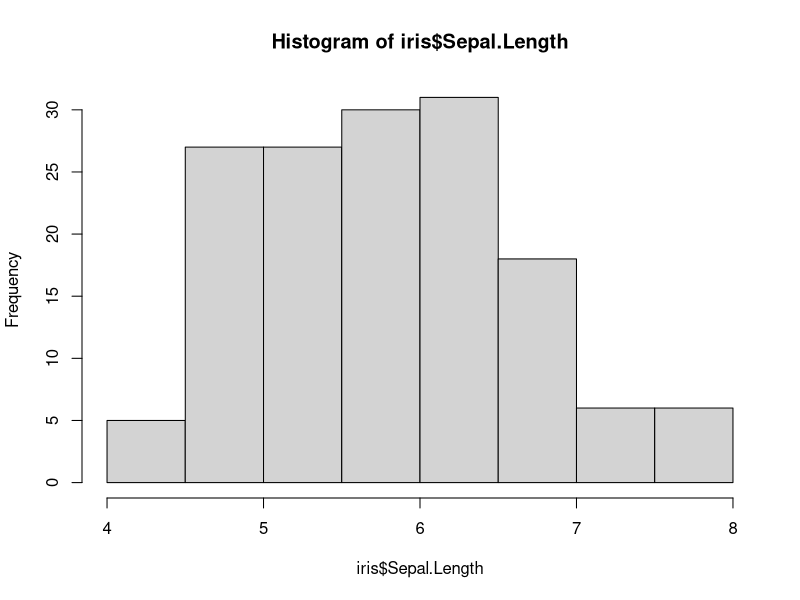
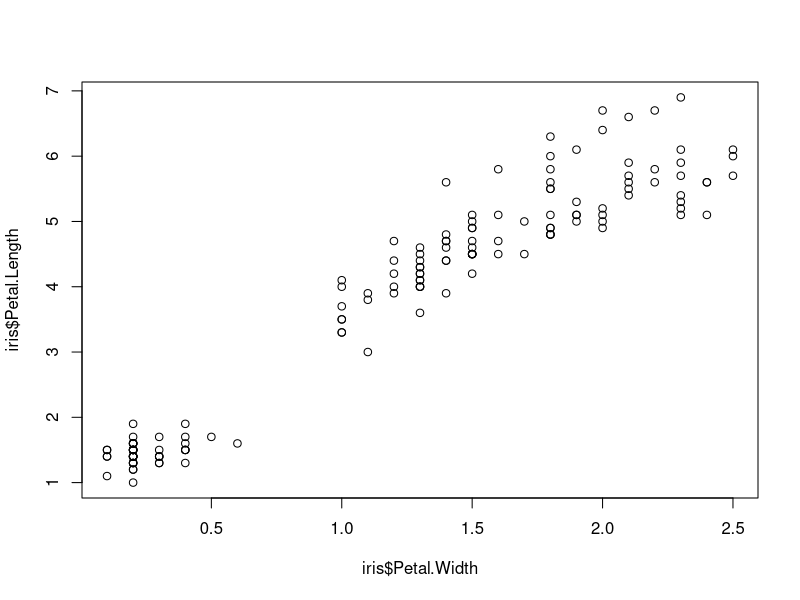

Recreate these plots in R, in order.
## ---- chunk 1
knitr::opts_chunk$set(echo = TRUE)
## ---- chunk 2
str(iris)
#summary()
summary(iris)
## ---- chunk 3
median(iris$Petal.Width)
## ---- chunk 4
hist(iris$Sepal.Length)
## ---- chunk 5
plot(iris$Petal.Width,iris$Petal.Length)
